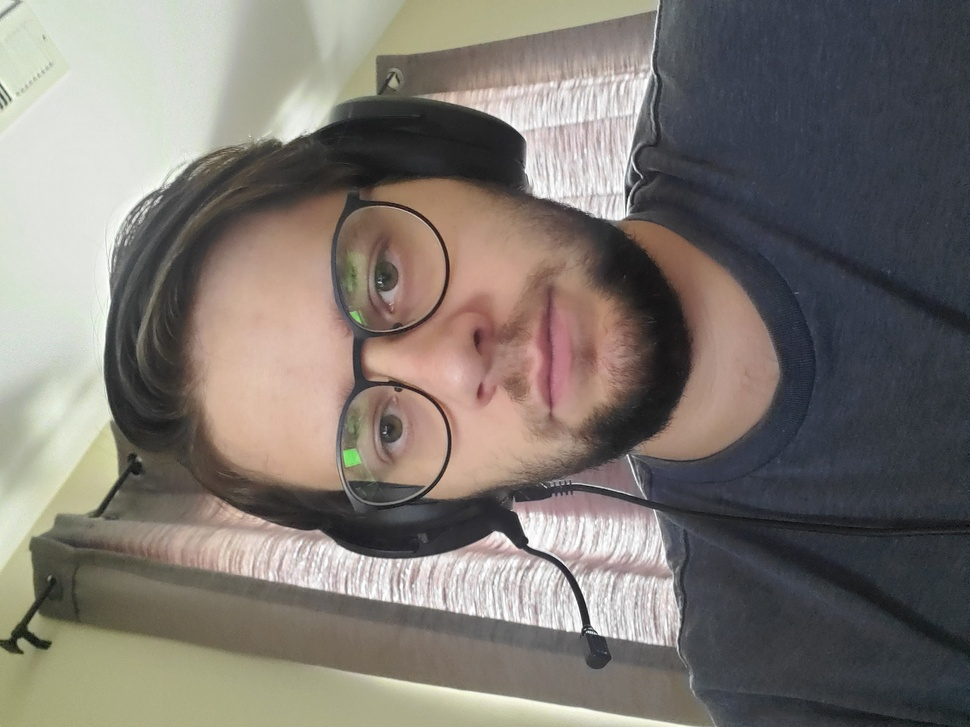
#> input picture imgs/20220809_142630.jpg, 970 x 727 px, shrunk from 2944 x 2208 before the run; its folder holds only this picture in this run
$ python imageEditor.py
#> lines starting #> are read from the running program, lines starting #| are printed output that depends on the picture
import PIL
from PIL import Image, ImageEnhance, ImageFilter
import os
path = './imgs'
pathOut = '/editedImgs'

for filename in os.listdir(path):
    img  = Image.open(f"{path}/{filename}")
#> img is the input picture: PIL image 970x727 RGB; mean R, G, B 124.9, 118.9, 112.7

    edit = img.filter(ImageFilter.SHARPEN).rotate(-90)
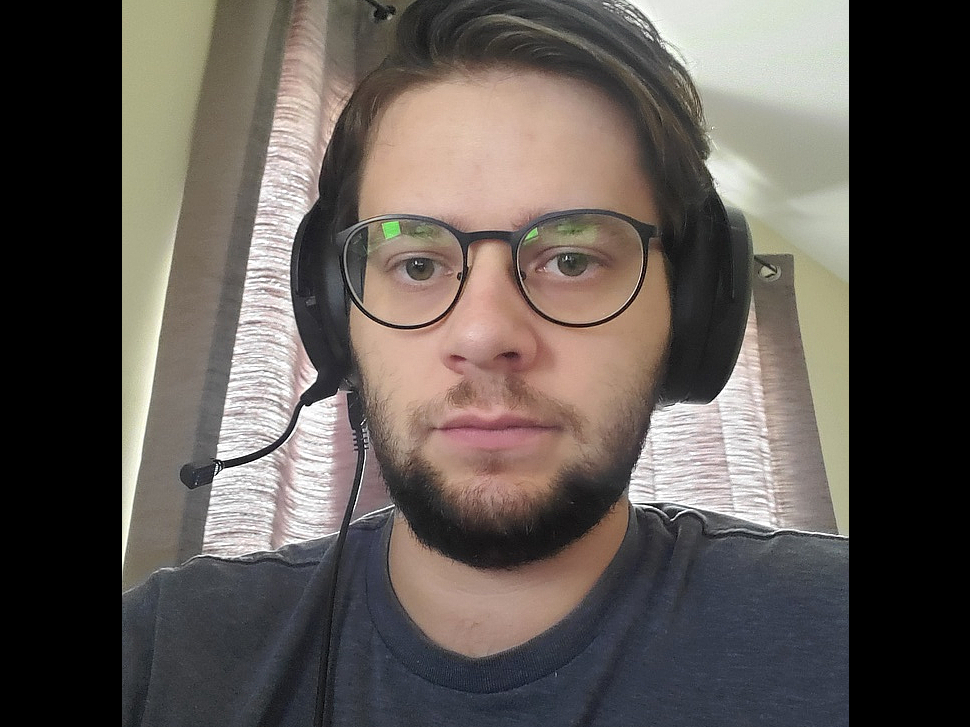
#> edit: PIL image 970x727 RGB; mean R, G, B 95.3, 88.3, 83.4

    factor = 1.25
    enhancer = ImageEnhance.Contrast(edit)
    edit = enhancer.enhance(factor)
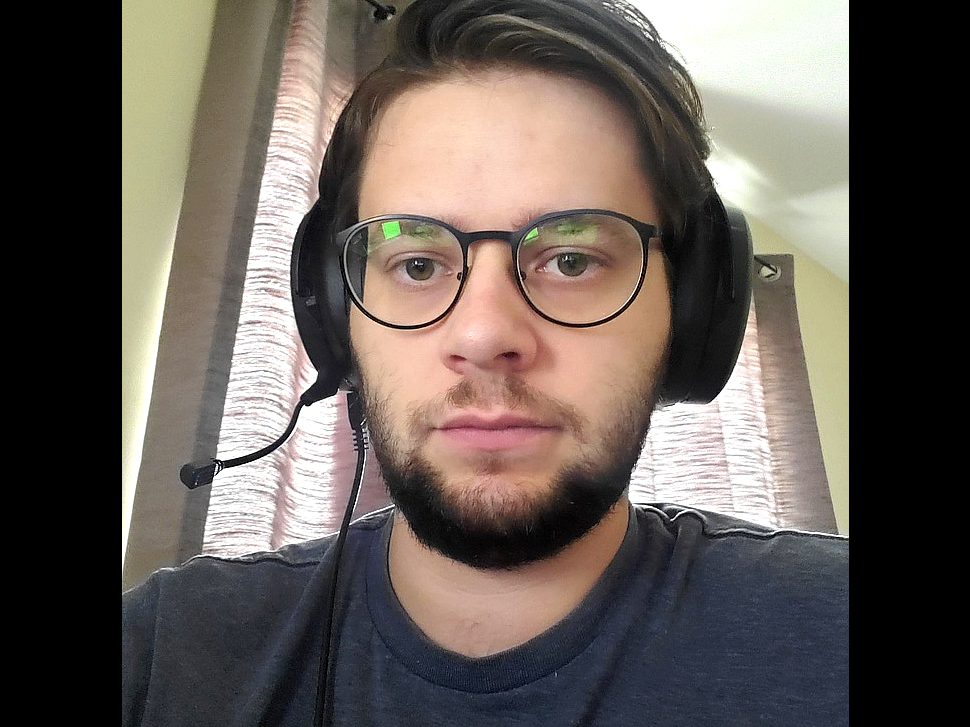
#> edit: PIL image 970x727 RGB; mean R, G, B 101.1, 92.5, 86.5

    clean_name = os.path.splitext(filename)[0]

    edit.save(f'.{pathOut}/{clean_name}_edited.jpg')
